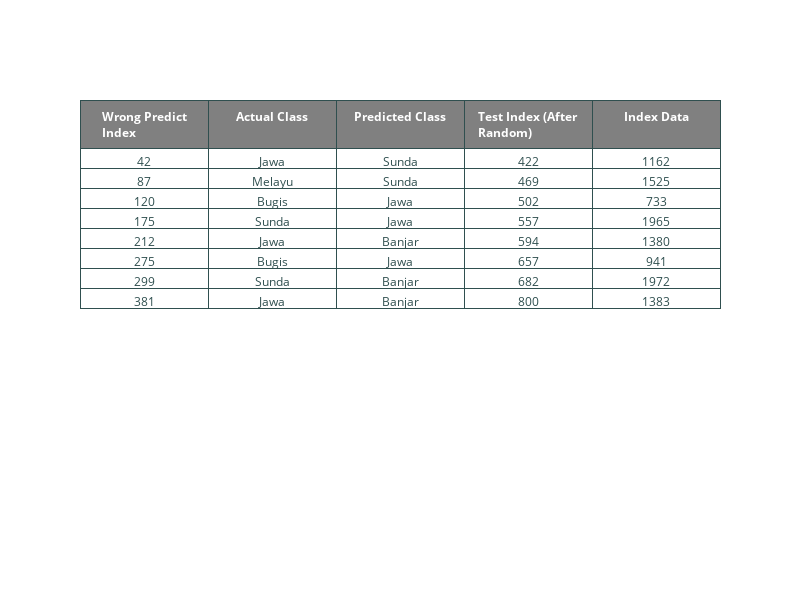

The code cell stored with this chart in its notebook:
### Markdown cell above
###### Tabel Label Data Yang Salah Terprediksi

### Code cell
fig = go.Figure(data=[go.Table(header=dict(values=['<b>Wrong Predict Index</b>','<b>Actual Class</b>','<b>Predicted Class</b>'
    ,'<b>Test Index (After Random)</b>','<b>Index Data</b>'],
    line_color='darkslategray',fill_color='grey',align='center',font=dict(color='white', size=12)),
  cells=dict(values=[idv,act,prd,dt_idx,data_act],line_color='darkslategray',
    # 2-D list of colors for alternating rows
    fill_color = [['white']*5],align = ['center'],font = dict(color = 'darkslategray', size = 12)))])
fig.update_layout(width=800, height=600)
fig.show()

### Figure 1 — Plotly figure (JSON) as saved in the notebook; plotly's stock layout.template omitted (floating-point values rounded to 4 significant figures)
{"data": [{"cells": {"align": ["center"], "fill": {"color": [["white", "white", "white", "white", "white"]]}, "font": {"color": "darkslategray", "size": 12}, "line": {"color": "darkslategray"}, "values": [[42, 87, 120, 175, 212, 275, 299, 381], ["Jawa", "Melayu", "Bugis", "Sunda", "Jawa", "Bugis", "Sunda", "Jawa"], ["Sunda", "Sunda", "Jawa", "Jawa", "Banjar", "Jawa", "Banjar", "Banjar"], [422, 469, 502, 557, 594, 657, 682, 800], [1162, 1525, 733, 1965, 1380, 941, 1972, 1383]]}, "header": {"align": "center", "fill": {"color": "grey"}, "font": {"color": "white", "size": 12}, "line": {"color": "darkslategray"}, "values": ["<b>Wrong Predict Index</b>", "<b>Actual Class</b>", "<b>Predicted Class</b>", "<b>Test Index (After Random)</b>", "<b>Index Data</b>"]}, "type": "table"}], "layout": {"height": 600, "width": 800}}
